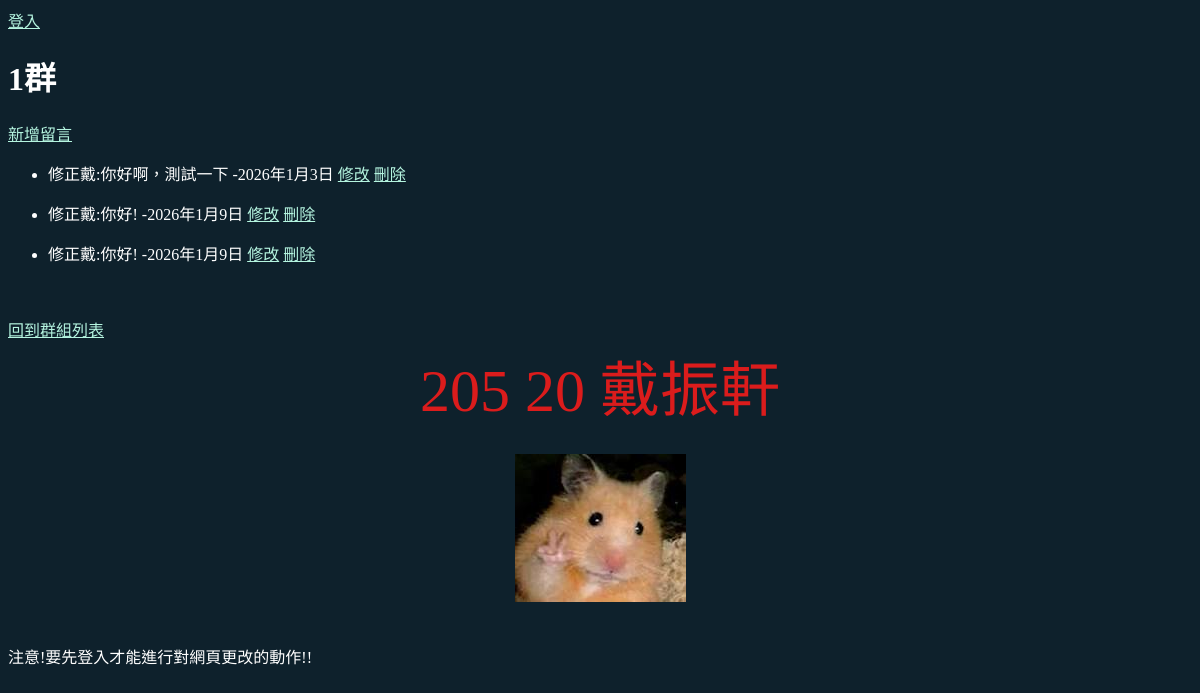
/chat/1/, run on an earlier commit of the app's database.
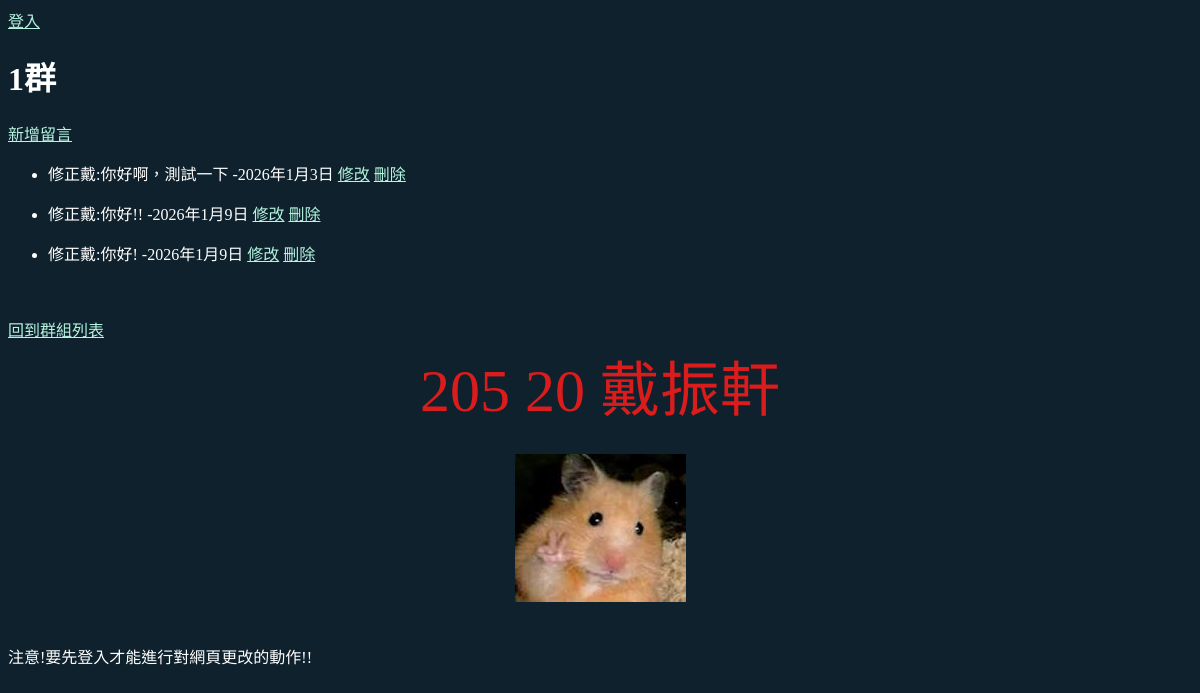
And on a later commit of the database.
### chat/models.py (models this page shows, shortened)
class CHAT(models.Model):   #文字
    subject = models.CharField("內文",max_length=200)
    created = models.DateField("建立日期",auto_now_add=True) #發送時間
    user_name = models.CharField("使用者名稱",max_length=64)
    group_id = models.IntegerField("群組編號")

### chat/views.py (the view)
# urls.py: path("<int:pk>/", Chatview.as_view(), name= 'chat_view'),
class Chatview(DetailView):
    model = GROUP
    def get_context_data(self, **kwargs):
        ctx = super().get_context_data(**kwargs)
        ctx['chat_list'] = CHAT.objects.filter(group_id = self.object.id)
        return ctx

### templates/chat/group_detail.html (shortened to what this page needs)
{% extends 'base.html' %}
{% block main %}
    <h1>{{ group.group_name }}</h1>
    <a href="{% url 'chat_create' group.id %}">新增留言</a>
    {% for ch in chat_list %}
        <ul>
            <li>{{ ch.user_name }}:{{ ch.subject }}  -{{ ch.created }}
            <a href="{% url 'chat_edit' ch.id %}">修改</a>
            <a href="{% url 'chat_delete' ch.id %}">刪除</a>
            </li>
        </ul>
    {% endfor %}
    <br />
    <br />
    <a href="{% url 'group_list' %}">回到群組列表</a>
{% endblock %}

What changed in the data, as far as the page shows it:
changed CHAT (number 2 of 3 on the later page): subject "你好!" → "你好!!"
